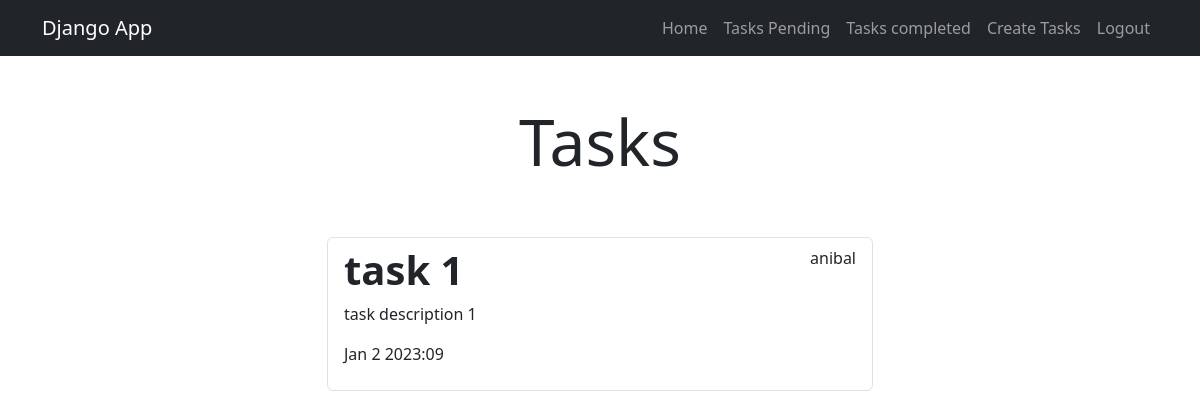
Page /tasks_completed/ (signed in) on the committed database.
### tasks/models.py (models this page shows, shortened)
class Task(models.Model):
    title = models.CharField(max_length=100)
    description = models.TextField(blank=True)
    created = models.DateTimeField(auto_now_add=True)
    datecompleted = models.DateTimeField(null=True, blank=True)
    important = models.BooleanField(default=False)
    user = models.ForeignKey(User, on_delete=models.CASCADE)

### tasks/views.py (the view)
# urls.py: path('tasks_completed/', views.tasks_completed, name='tasks_completed'),
@login_required
def tasks_completed(request):
    tasks = Task.objects.filter(user=request.user, datecompleted__isnull=False).order_by('-datecompleted')
    return render(request, 'tasks.html', {
        'tasks' : tasks
    })

### tasks/templates/tasks.html
{% extends 'base.html' %}
{% block content %}
<main class="container">
    <div class="row">
        <div class="col-md-6 offset-md-3">
            <h1 class="text-center display-3 py-5">Tasks</h1>
            <ul class="list-group">
                {% for task in tasks %}
                <a class="list-group-item" href="{% url 'task_detail' task.id %}">
                    <header class="d-flex justify-content-between">
                        {% if task.important %}
                        <h1 class="fw-bold text-success">{{task.title}}</h1>
                        {% else %}
                        <h1 class="fw-bold">{{task.title}}</h1>
                        {% endif %}
                        <p> {{task.user.username}} </p>
                    </header>
                    <p> {{task.description}} </p>
                    <p> {{task.datecompleted|date:'M j Y:i'}} </p>
                </a>
                {% endfor %}
            </ul>
        </div>
    </div>
</main>
{% endblock %}

### rows in the picture
Task: title "task 1", user.username "anibal", description "task description 1", datecompleted "Jan 2 2023:09"
